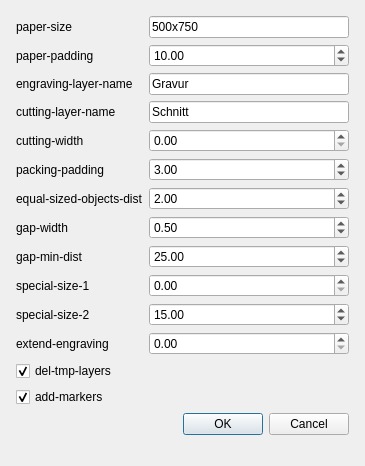
<?xml version="1.0" encoding="UTF-8"?>
<ui version="4.0">
 <class>FormatterDialog</class>
 <widget class="QDialog" name="FormatterDialog">
  <property name="geometry">
   <rect>
    <x>0</x>
    <y>0</y>
    <width>365</width>
    <height>466</height>
   </rect>
  </property>
  <property name="sizePolicy">
   <sizepolicy hsizetype="Minimum" vsizetype="Minimum">
    <horstretch>0</horstretch>
    <verstretch>0</verstretch>
   </sizepolicy>
  </property>
  <property name="windowTitle">
   <string>Laser cutting formatter</string>
  </property>
  <layout class="QGridLayout" name="gridLayout_2">
   <item row="0" column="0">
    <layout class="QGridLayout" name="gridLayout">
     <property name="leftMargin">
      <number>5</number>
     </property>
     <property name="topMargin">
      <number>5</number>
     </property>
     <property name="rightMargin">
      <number>5</number>
     </property>
     <property name="bottomMargin">
      <number>5</number>
     </property>
     <item row="1" column="0">
      <widget class="QLabel" name="label_2">
       <property name="text">
        <string>paper-padding</string>
       </property>
      </widget>
     </item>
     <item row="0" column="0">
      <widget class="QLabel" name="label">
       <property name="text">
        <string>paper-size</string>
       </property>
      </widget>
     </item>
     <item row="2" column="0">
      <widget class="QLabel" name="label_3">
       <property name="text">
        <string>engraving-layer-name</string>
       </property>
      </widget>
     </item>
     <item row="5" column="1">
      <widget class="QDoubleSpinBox" name="PackingPadding">
       <property name="minimum">
        <double>1.000000000000000</double>
       </property>
       <property name="maximum">
        <double>10.000000000000000</double>
       </property>
       <property name="value">
        <double>3.000000000000000</double>
       </property>
      </widget>
     </item>
     <item row="3" column="1">
      <widget class="QLineEdit" name="CuttingLayerName">
       <property name="text">
        <string>Schnitt</string>
       </property>
      </widget>
     </item>
     <item row="3" column="0">
      <widget class="QLabel" name="label_4">
       <property name="text">
        <string>cutting-layer-name</string>
       </property>
      </widget>
     </item>
     <item row="6" column="1">
      <widget class="QDoubleSpinBox" name="EqualSizedObjectsDist">
       <property name="minimum">
        <double>1.000000000000000</double>
       </property>
       <property name="maximum">
        <double>10.000000000000000</double>
       </property>
       <property name="value">
        <double>2.000000000000000</double>
       </property>
      </widget>
     </item>
     <item row="2" column="1">
      <widget class="QLineEdit" name="EngravingLayerName">
       <property name="text">
        <string>Gravur</string>
       </property>
      </widget>
     </item>
     <item row="8" column="0">
      <widget class="QLabel" name="label_9">
       <property name="text">
        <string>gap-min-dist</string>
       </property>
      </widget>
     </item>
     <item row="4" column="0">
      <widget class="QLabel" name="label_5">
       <property name="text">
        <string>cutting-width</string>
       </property>
      </widget>
     </item>
     <item row="5" column="0">
      <widget class="QLabel" name="label_6">
       <property name="text">
        <string>packing-padding</string>
       </property>
      </widget>
     </item>
     <item row="7" column="0">
      <widget class="QLabel" name="label_8">
       <property name="text">
        <string>gap-width</string>
       </property>
      </widget>
     </item>
     <item row="8" column="1">
      <widget class="QDoubleSpinBox" name="GapMinDist">
       <property name="minimum">
        <double>5.000000000000000</double>
       </property>
       <property name="maximum">
        <double>150.000000000000000</double>
       </property>
       <property name="singleStep">
        <double>2.500000000000000</double>
       </property>
       <property name="value">
        <double>25.000000000000000</double>
       </property>
      </widget>
     </item>
     <item row="1" column="1">
      <widget class="QDoubleSpinBox" name="PaperPadding">
       <property name="minimum">
        <double>5.000000000000000</double>
       </property>
       <property name="maximum">
        <double>30.000000000000000</double>
       </property>
       <property name="singleStep">
        <double>5.000000000000000</double>
       </property>
       <property name="value">
        <double>10.000000000000000</double>
       </property>
      </widget>
     </item>
     <item row="4" column="1">
      <widget class="QDoubleSpinBox" name="CuttingWidth">
       <property name="minimum">
        <double>0.000000000000000</double>
       </property>
       <property name="maximum">
        <double>0.300000000000000</double>
       </property>
       <property name="singleStep">
        <double>0.050000000000000</double>
       </property>
       <property name="value">
        <double>0.000000000000000</double>
       </property>
      </widget>
     </item>
     <item row="7" column="1">
      <widget class="QDoubleSpinBox" name="GapWidth">
       <property name="minimum">
        <double>0.250000000000000</double>
       </property>
       <property name="maximum">
        <double>1.500000000000000</double>
       </property>
       <property name="singleStep">
        <double>0.250000000000000</double>
       </property>
       <property name="value">
        <double>0.500000000000000</double>
       </property>
      </widget>
     </item>
     <item row="0" column="1">
      <widget class="QLineEdit" name="PaperSize">
       <property name="text">
        <string>500x750</string>
       </property>
      </widget>
     </item>
     <item row="6" column="0">
      <widget class="QLabel" name="label_7">
       <property name="text">
        <string>equal-sized-objects-dist</string>
       </property>
      </widget>
     </item>
     <item row="14" column="0" colspan="2">
      <widget class="QDialogButtonBox" name="buttonBox">
       <property name="standardButtons">
        <set>QDialogButtonBox::Cancel|QDialogButtonBox::Ok</set>
       </property>
      </widget>
     </item>
     <item row="9" column="0">
      <widget class="QLabel" name="label_10">
       <property name="text">
        <string>special-size-1</string>
       </property>
      </widget>
     </item>
     <item row="10" column="0">
      <widget class="QLabel" name="label_11">
       <property name="text">
        <string>special-size-2</string>
       </property>
      </widget>
     </item>
     <item row="9" column="1">
      <widget class="QDoubleSpinBox" name="SpecialSize1">
       <property name="maximum">
        <double>1000.000000000000000</double>
       </property>
       <property name="singleStep">
        <double>25.000000000000000</double>
       </property>
      </widget>
     </item>
     <item row="10" column="1">
      <widget class="QDoubleSpinBox" name="SpecialSize2">
       <property name="maximum">
        <double>50.000000000000000</double>
       </property>
       <property name="singleStep">
        <double>5.000000000000000</double>
       </property>
       <property name="value">
        <double>15.000000000000000</double>
       </property>
      </widget>
     </item>
     <item row="11" column="1">
      <widget class="QDoubleSpinBox" name="ExtendEngraving">
       <property name="maximum">
        <double>5.000000000000000</double>
       </property>
       <property name="singleStep">
        <double>0.500000000000000</double>
       </property>
      </widget>
     </item>
     <item row="12" column="0" colspan="2">
      <widget class="QCheckBox" name="DelTmpLayers">
       <property name="text">
        <string>del-tmp-layers</string>
       </property>
       <property name="checked">
        <bool>true</bool>
       </property>
      </widget>
     </item>
     <item row="13" column="0" colspan="2">
      <widget class="QCheckBox" name="AddMarkers">
       <property name="text">
        <string>add-markers</string>
       </property>
       <property name="checked">
        <bool>true</bool>
       </property>
      </widget>
     </item>
     <item row="11" column="0">
      <widget class="QLabel" name="label_12">
       <property name="text">
        <string>extend-engraving</string>
       </property>
      </widget>
     </item>
    </layout>
   </item>
   <item row="1" column="0">
    <spacer name="verticalSpacer">
     <property name="orientation">
      <enum>Qt::Vertical</enum>
     </property>
     <property name="sizeHint" stdset="0">
      <size>
       <width>20</width>
       <height>0</height>
      </size>
     </property>
    </spacer>
   </item>
  </layout>
 </widget>
 <tabstops>
  <tabstop>PaperSize</tabstop>
  <tabstop>PaperPadding</tabstop>
  <tabstop>EngravingLayerName</tabstop>
  <tabstop>CuttingLayerName</tabstop>
  <tabstop>CuttingWidth</tabstop>
  <tabstop>PackingPadding</tabstop>
  <tabstop>EqualSizedObjectsDist</tabstop>
  <tabstop>GapWidth</tabstop>
  <tabstop>GapMinDist</tabstop>
  <tabstop>SpecialSize1</tabstop>
  <tabstop>SpecialSize2</tabstop>
  <tabstop>ExtendEngraving</tabstop>
  <tabstop>DelTmpLayers</tabstop>
  <tabstop>AddMarkers</tabstop>
 </tabstops>
 <resources/>
 <connections>
  <connection>
   <sender>buttonBox</sender>
   <signal>rejected()</signal>
   <receiver>FormatterDialog</receiver>
   <slot>reject()</slot>
   <hints>
    <hint type="sourcelabel">
     <x>322</x>
     <y>338</y>
    </hint>
    <hint type="destinationlabel">
     <x>252</x>
     <y>284</y>
    </hint>
   </hints>
  </connection>
  <connection>
   <sender>buttonBox</sender>
   <signal>accepted()</signal>
   <receiver>FormatterDialog</receiver>
   <slot>accept()</slot>
   <hints>
    <hint type="sourcelabel">
     <x>322</x>
     <y>338</y>
    </hint>
    <hint type="destinationlabel">
     <x>252</x>
     <y>284</y>
    </hint>
   </hints>
  </connection>
 </connections>
</ui>
